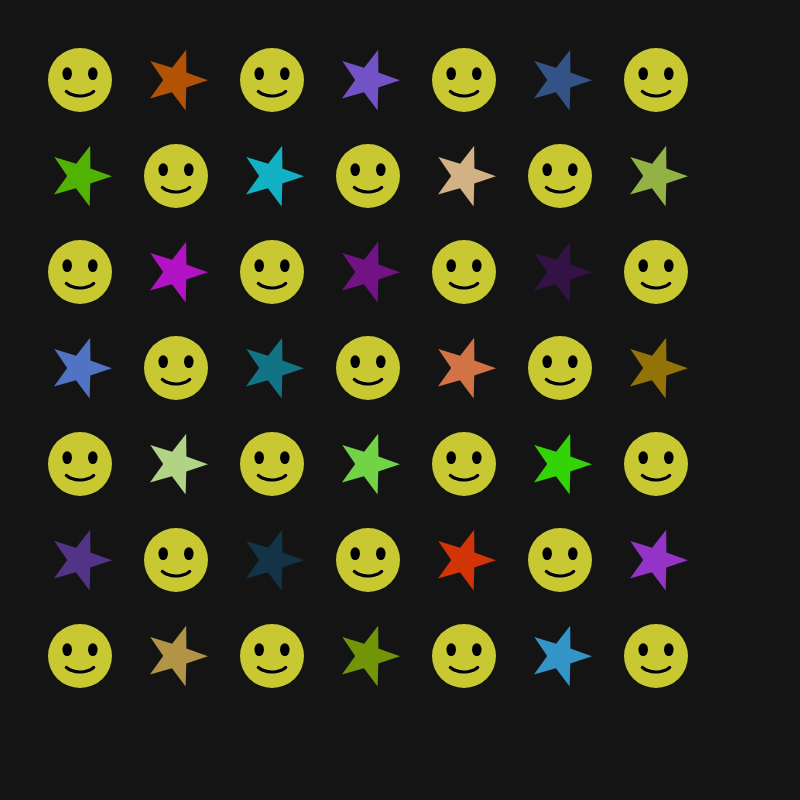
Frame 1 (no input)
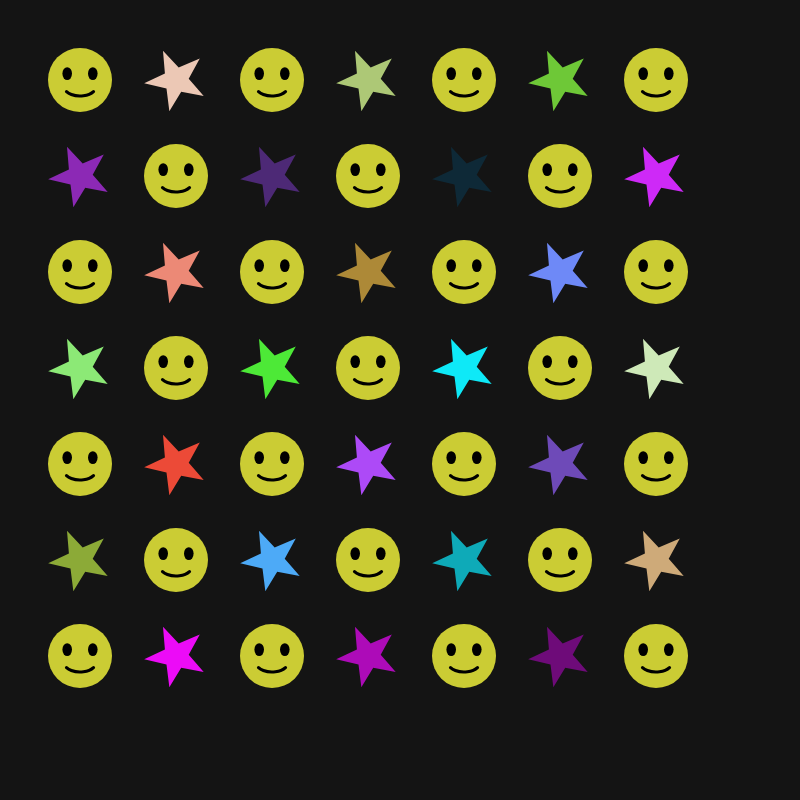
Frame 60 (no input)
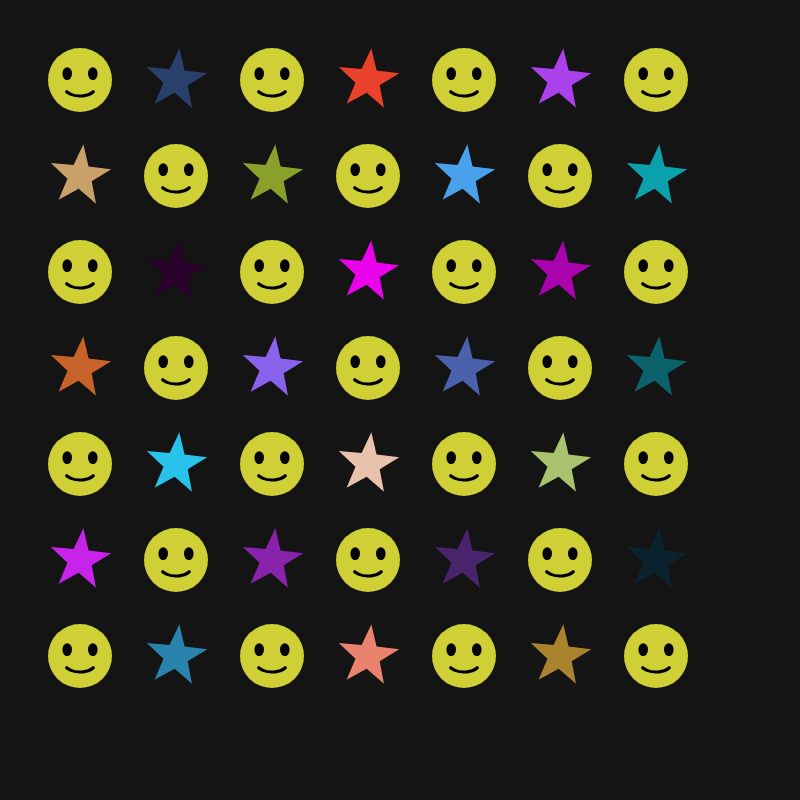
Frame 120 (the mouse pressed at the canvas centre since frame 60)

The p5.js sketch that drew these frames (run headless with seeded random() and noise() and a simulated clock; from frame 60 on, the mouse is pressed at the canvas centre):

// p5.js sketch
// ── sketch.js
function setup() {
  createCanvas(800, 800);
  angleMode(DEGREES);
  noStroke();
}

function draw() {
  background(20);
  
  const gridSize = 80;
  const spacing = gridSize * 1.2;
  
  for (let x = gridSize; x < width - gridSize; x += spacing) {
    for (let y = gridSize; y < height - gridSize; y += spacing) {
      if ((x + y) % (spacing * 2) < spacing) {
        drawStar(x, y, gridSize * 0.4);
      } else {
        drawSmiley(x, y, gridSize * 0.8);
      }
    }
  }
}

function drawStar(x, y, size) {
  push();
  translate(x, y);
  rotate(frameCount * 0.5);
  
  fill(
    (x + frameCount) % 255,
    (y + frameCount * 2) % 255,
    (x + y + frameCount * 3) % 255
  );
  
  beginShape();
  for (let i = 0; i < 360; i += 72) {
    const angle1 = i;
    const angle2 = i + 36;
    vertex(cos(angle1) * size, sin(angle1) * size);
    vertex(cos(angle2) * size * 0.4, sin(angle2) * size * 0.4);
  }
  endShape(CLOSE);
  pop();
}

function drawSmiley(x, y, size) {
  push();
  translate(x, y);
  
  fill(
    200 + 55 * sin(frameCount * 0.05),
    200 + 55 * sin(frameCount * 0.07),
    50 + 50 * sin(frameCount * 0.03)
  );
  ellipse(0, 0, size, size);
  
  fill(0);
  ellipse(-size * 0.2, -size * 0.1, size * 0.15, size * 0.2);
  ellipse(size * 0.2, -size * 0.1, size * 0.15, size * 0.2);
  
  noFill();
  stroke(0);
  strokeWeight(size * 0.05);
  const smileHeight = size * 0.15 * sin(frameCount * 0.1);
  arc(0, size * 0.1, size * 0.5, size * 0.3, 
      20 + smileHeight, 160 - smileHeight);
  noStroke();
  pop();
}
